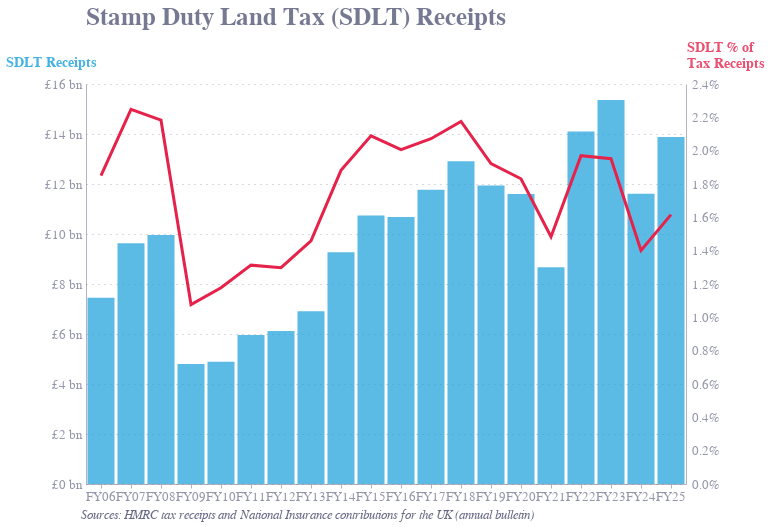

Notebook code for this chart:
### Code cell
# Create base chart
base = alt.Chart(sdlt_gdp)

# SDLT bars (left y-axis)
bars = base.mark_bar(
    opacity=0.7,
).encode(
    x=alt.X('FY:O', title=None, axis=alt.Axis(labelFontSize=12.5)),
    y=alt.Y('SDLT:Q', 
                title='SDLT Receipts', 
                scale=alt.Scale(zero=True), 
                axis=alt.Axis(titleX=-81, titleY = -15, titleColor = '#179fdb', titleFontSize=14, labelFontSize=12.5, labelExpr='"£" + datum.value / 1000 + " bn"')),
    #tooltip=[
    #    alt.Tooltip('FY:O', title='Financial Year'),
    #    alt.Tooltip('SDLT:Q', title='SDLT Revenue', format='£,.0f'),
        #alt.Tooltip('SDLT as % of GDP:Q', title='SDLT as % of GDP', format='.2%')
    #]
)

# SDLT as % of GDP line (right y-axis)
line = base.mark_line(
    #color='#ff7f0e',
    strokeWidth=3,
    point=False
).encode(
    x='FY:O',
    y=alt.Y('SDLT as % of Tax Receipts:Q', 
            title=['SDLT % of', 'Tax Receipts'],
            scale=alt.Scale(zero=True),
            axis=alt.Axis(format=',.1%', titleX=0, titleY = -30, titleFontSize=14, labelFontSize=12.5, titleColor='#e6224b')),
    #tooltip=[
        #alt.Tooltip('FY:O', title='Financial Year'),
        #alt.Tooltip('SDLT:Q', title='SDLT Revenue', format='£,.0f'),
        #alt.Tooltip('SDLT as % of GDP:Q', title='SDLT as % of GDP', format='.2%')
    #]
)

footnote = alt.Chart(pd.DataFrame({'text': [
    "Sources: HMRC tax receipts and National Insurance contributions for the UK (annual bulletin)"
]})).mark_text(
    align='left',
    baseline='top',
    fontSize=13,
    fontStyle='italic',
    dy=225,
    x=-12.5
).encode(
    text='text'
)

# Combine charts with dual y-axes
chart = alt.layer(
    bars,
    line,
    footnote
).resolve_scale(
    y='independent'
).properties(
    width=600,
    height=400,
    title='Stamp Duty Land Tax (SDLT) Receipts',
).configure_title(
    fontSize=25,
    offset=10
)

chart

### Figure 1 — Vega-Lite specification as saved in the notebook (floating-point values rounded to 4 significant figures)
{"config": {"font": "Circular Std", "text": {"color": "#676A86", "align": "left", "baseline": "middle", "dx": 7, "dy": 0, "fontSize": 11}, "view": {"stroke": null, "continuousWidth": 400, "continuousHeight": 300, "discreteWidth": 400, "discreteHeight": 300}, "range": {"category": ["#36B7B4", "#E6224B", "#F4C245", "#0063AF", "#00A767", "#179FDB", "#EB5C2E"], "diverging": ["#E6224B", "#E54753", "#C9C9C9", "#179FDB", "#122B39"], "heatmap": ["#C9C9C9", "#179FDB", "#0063AF", "#122B39"], "ordinal": ["#00A767", "#36B7B4", "#179FDB", "#0063AF", "#243B5A"]}, "bar": {"color": "#179fdb"}, "line": {"color": "#e6224b"}, "rule": {"color": "#676A86"}, "area": {"opacity": 0.3}, "point": {"filled": true, "size": 80, "color": "#e6224b", "opacity": 0.95}, "geoshape": {"stroke": "white", "strokeWidth": 0.3}, "rect": {"fill": "#d6d4d4", "opacity": 0.3}, "axis": {"labelColor": "#676A86", "labelFontSize": 11, "labelFont": "Circular Std", "labelOpacity": 0.7, "tickColor": "#676A86", "tickOpacity": 0.5, "domainColor": "#676A86", "domainOpacity": 0.5, "gridColor": "#676A86", "gridDash": [2, 2], "gridOpacity": 0.5, "title": null, "titleColor": "#676A86", "titleOpacity": 0.8, "tickSize": 4}, "axisXDiscrete": {"grid": false, "labelAngle": 0, "tickCount": 10, "tickOpacity": 0.5, "title": null}, "axisYDiscrete": {"ticks": false, "labelPadding": 5}, "axisXTemporal": {"grid": false, "ticks": true}, "axisXQuantitative": {"grid": true}, "axisYQuantitative": {"gridColor": "#676A86", "gridDash": [1, 5], "gridOpacity": 0.5, "ticks": false, "labelPadding": 5, "tickCount": 8, "titleAngle": 0, "titleAlign": "left", "titleBaseline": "bottom", "titleX": 0, "titleY": -5}, "title": {"color": "#676A86E6", "subtitleColor": "#676A86", "font": "Circular Std", "subtitleFont": "Circular Std", "anchor": "start", "fontSize": 25, "subtitleFontSize": 12, "subtitlePadding": 4, "offset": 10, "frame": "group"}, "legend": {"titleColor": "#122b39", "title": null, "labelColor": "#122b39", "labelFontSize": 11}}, "layer": [{"data": {"name": "data-1f0e1e9f9278b73ac6aab88112e839cb"}, "mark": {"type": "bar", "opacity": 0.7}, "encoding": {"x": {"axis": {"labelFontSize": 12.5}, "field": "FY", "title": null, "type": "ordinal"}, "y": {"axis": {"labelExpr": "\"£\" + datum.value / 1000 + \" bn\"", "labelFontSize": 12.5, "titleColor": "#179fdb", "titleFontSize": 14, "titleX": -81, "titleY": -15}, "field": "SDLT", "scale": {"zero": true}, "title": "SDLT Receipts", "type": "quantitative"}}}, {"data": {"name": "data-1f0e1e9f9278b73ac6aab88112e839cb"}, "mark": {"type": "line", "point": false, "strokeWidth": 3}, "encoding": {"x": {"field": "FY", "type": "ordinal"}, "y": {"axis": {"format": ",.1%", "labelFontSize": 12.5, "titleColor": "#e6224b", "titleFontSize": 14, "titleX": 0, "titleY": -30}, "field": "SDLT as % of Tax Receipts", "scale": {"zero": true}, "title": ["SDLT % of", "Tax Receipts"], "type": "quantitative"}}}, {"data": {"name": "data-56d7086b6b1ce1ec7397c13def6d8af9"}, "mark": {"type": "text", "align": "left", "baseline": "top", "dy": 225, "fontSize": 13, "fontStyle": "italic", "x": -12.5}, "encoding": {"text": {"field": "text", "type": "nominal"}}}], "height": 400, "resolve": {"scale": {"y": "independent"}}, "title": "Stamp Duty Land Tax (SDLT) Receipts", "width": 600, "$schema": "https://vega.github.io/schema/vega-lite/v5.20.1.json", "datasets": {"data-1f0e1e9f9278b73ac6aab88112e839cb": [{"FY": "FY06", "SDLT": 7454.0, "Total HMRC Receipts": 402900.0, "GDP": 1418000.0, "SDLT as % of GDP": 0.005255, "SDLT as % of Tax Receipts": 0.0185}, {"FY": "FY07", "SDLT": 9635.0, "Total HMRC Receipts": 428600.0, "GDP": 1486000.0, "SDLT as % of GDP": 0.006483, "SDLT as % of Tax Receipts": 0.02248}, {"FY": "FY08", "SDLT": 9958.0, "Total HMRC Receipts": 456100.0, "GDP": 1566000.0, "SDLT as % of GDP": 0.00636, "SDLT as % of Tax Receipts": 0.02183}, {"FY": "FY09", "SDLT": 4796.0, "Total HMRC Receipts": 445500.0, "GDP": 1583000.0, "SDLT as % of GDP": 0.00303, "SDLT as % of Tax Receipts": 0.01076}, {"FY": "FY10", "SDLT": 4886.0, "Total HMRC Receipts": 414900.0, "GDP": 1557000.0, "SDLT as % of GDP": 0.003138, "SDLT as % of Tax Receipts": 0.01178}, {"FY": "FY11", "SDLT": 5961.0, "Total HMRC Receipts": 454000.0, "GDP": 1628000.0, "SDLT as % of GDP": 0.003662, "SDLT as % of Tax Receipts": 0.01313}, {"FY": "FY12", "SDLT": 6125.0, "Total HMRC Receipts": 472000.0, "GDP": 1673000.0, "SDLT as % of GDP": 0.003661, "SDLT as % of Tax Receipts": 0.01298}, {"FY": "FY13", "SDLT": 6907.0, "Total HMRC Receipts": 473600.0, "GDP": 1725000.0, "SDLT as % of GDP": 0.004003, "SDLT as % of Tax Receipts": 0.01458}, {"FY": "FY14", "SDLT": 9273.0, "Total HMRC Receipts": 492800.0, "GDP": 1804000.0, "SDLT as % of GDP": 0.005141, "SDLT as % of Tax Receipts": 0.01882}, {"FY": "FY15", "SDLT": 10740.0, "Total HMRC Receipts": 514100.0, "GDP": 1875000.0, "SDLT as % of GDP": 0.005726, "SDLT as % of Tax Receipts": 0.02089}, {"FY": "FY16", "SDLT": 10680.0, "Total HMRC Receipts": 532500.0, "GDP": 1932000.0, "SDLT as % of GDP": 0.005529, "SDLT as % of Tax Receipts": 0.02006}, {"FY": "FY17", "SDLT": 11770.0, "Total HMRC Receipts": 568000.0, "GDP": 2014000.0, "SDLT as % of GDP": 0.005843, "SDLT as % of Tax Receipts": 0.02072}, {"FY": "FY18", "SDLT": 12910.0, "Total HMRC Receipts": 593300.0, "GDP": 2099000.0, "SDLT as % of GDP": 0.006149, "SDLT as % of Tax Receipts": 0.02175}, {"FY": "FY19", "SDLT": 11940.0, "Total HMRC Receipts": 621200.0, "GDP": 2174000.0, "SDLT as % of GDP": 0.005494, "SDLT as % of Tax Receipts": 0.01922}, {"FY": "FY20", "SDLT": 11600.0, "Total HMRC Receipts": 633400.0, "GDP": 2242000.0, "SDLT as % of GDP": 0.005175, "SDLT as % of Tax Receipts": 0.01831}, {"FY": "FY21", "SDLT": 8668.0, "Total HMRC Receipts": 584200.0, "GDP": 2087000.0, "SDLT as % of GDP": 0.004153, "SDLT as % of Tax Receipts": 0.01484}, {"FY": "FY22", "SDLT": 14100.0, "Total HMRC Receipts": 715700.0, "GDP": 2357000.0, "SDLT as % of GDP": 0.005982, "SDLT as % of Tax Receipts": 0.0197}, {"FY": "FY23", "SDLT": 15360.0, "Total HMRC Receipts": 787000.0, "GDP": 2583000.0, "SDLT as % of GDP": 0.005946, "SDLT as % of Tax Receipts": 0.01952}, {"FY": "FY24", "SDLT": 11610.0, "Total HMRC Receipts": 828600.0, "GDP": 2747000.0, "SDLT as % of GDP": 0.004229, "SDLT as % of Tax Receipts": 0.01402}, {"FY": "FY25", "SDLT": 13880.0, "Total HMRC Receipts": 858900.0, "GDP": 2877000.0, "SDLT as % of GDP": 0.004826, "SDLT as % of Tax Receipts": 0.01616}], "data-56d7086b6b1ce1ec7397c13def6d8af9": [{"text": "Sources: HMRC tax receipts and National Insurance contributions for the UK (annual bulletin)"}]}}
